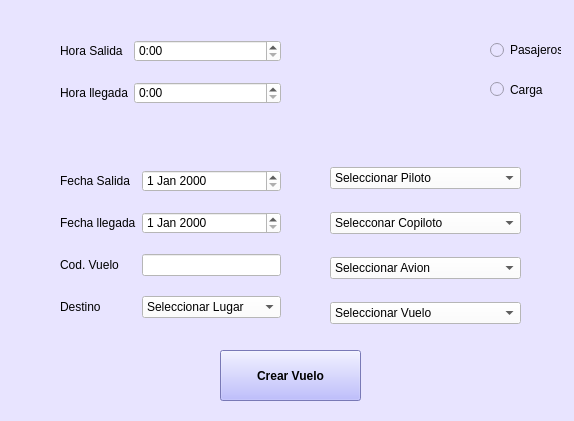
<?xml version="1.0" encoding="UTF-8"?>
<ui version="4.0">
 <class>MainWindow</class>
 <widget class="QMainWindow" name="MainWindow">
  <property name="geometry">
   <rect>
    <x>0</x>
    <y>0</y>
    <width>574</width>
    <height>421</height>
   </rect>
  </property>
  <property name="windowTitle">
   <string>Programar Vuelo</string>
  </property>
  <property name="styleSheet">
   <string notr="true">background-color: rgb(232, 228, 255);</string>
  </property>
  <widget class="QWidget" name="centralwidget">
   <widget class="QRadioButton" name="radioButton_3">
    <property name="geometry">
     <rect>
      <x>490</x>
      <y>80</y>
      <width>53</width>
      <height>19</height>
     </rect>
    </property>
    <property name="styleSheet">
     <string notr="true">background-color: rgb(232, 228, 255);</string>
    </property>
    <property name="text">
     <string>Carga</string>
    </property>
   </widget>
   <widget class="QRadioButton" name="radioButton_2">
    <property name="geometry">
     <rect>
      <x>490</x>
      <y>40</y>
      <width>71</width>
      <height>20</height>
     </rect>
    </property>
    <property name="styleSheet">
     <string notr="true">background-color: rgb(232, 228, 255);</string>
    </property>
    <property name="text">
     <string>Pasajeros</string>
    </property>
   </widget>
   <widget class="QLabel" name="label_3">
    <property name="geometry">
     <rect>
      <x>330</x>
      <y>30</y>
      <width>131</width>
      <height>91</height>
     </rect>
    </property>
    <property name="styleSheet">
     <string notr="true">border-image: url(:/cct/iconoprogramarvuelo.jpg);</string>
    </property>
    <property name="text">
     <string>&lt;html&gt;&lt;head/&gt;&lt;body&gt;&lt;p&gt;&lt;br/&gt;&lt;/p&gt;&lt;/body&gt;&lt;/html&gt;</string>
    </property>
   </widget>
   <widget class="QPushButton" name="crearVuelo">
    <property name="geometry">
     <rect>
      <x>220</x>
      <y>350</y>
      <width>141</width>
      <height>51</height>
     </rect>
    </property>
    <property name="font">
     <font>
      <weight>75</weight>
      <bold>true</bold>
     </font>
    </property>
    <property name="styleSheet">
     <string notr="true">background-color: rgb(170, 170, 255);</string>
    </property>
    <property name="text">
     <string>Crear Vuelo</string>
    </property>
   </widget>
   <widget class="QWidget" name="verticalLayoutWidget">
    <property name="geometry">
     <rect>
      <x>330</x>
      <y>150</y>
      <width>191</width>
      <height>191</height>
     </rect>
    </property>
    <layout class="QVBoxLayout" name="verticalLayout">
     <item>
      <widget class="QComboBox" name="comboBox_3">
       <property name="styleSheet">
        <string notr="true">background-color: rgb(255, 255, 255);</string>
       </property>
       <item>
        <property name="text">
         <string>Seleccionar Piloto</string>
        </property>
       </item>
      </widget>
     </item>
     <item>
      <widget class="QComboBox" name="comboBox_5">
       <property name="styleSheet">
        <string notr="true">background-color: rgb(255, 255, 255);</string>
       </property>
       <item>
        <property name="text">
         <string>Selecconar Copiloto</string>
        </property>
       </item>
      </widget>
     </item>
     <item>
      <widget class="QComboBox" name="comboBox_6">
       <property name="styleSheet">
        <string notr="true">background-color: rgb(255, 255, 255);</string>
       </property>
       <item>
        <property name="text">
         <string>Seleccionar Avion</string>
        </property>
       </item>
      </widget>
     </item>
     <item>
      <widget class="QComboBox" name="comboBox_4">
       <property name="styleSheet">
        <string notr="true">background-color: rgb(255, 255, 255);</string>
       </property>
       <item>
        <property name="text">
         <string>Seleccionar Vuelo</string>
        </property>
       </item>
      </widget>
     </item>
    </layout>
   </widget>
   <widget class="QWidget" name="formLayoutWidget_6">
    <property name="geometry">
     <rect>
      <x>60</x>
      <y>170</y>
      <width>221</width>
      <height>171</height>
     </rect>
    </property>
    <layout class="QFormLayout" name="formLayout_6">
     <property name="verticalSpacing">
      <number>20</number>
     </property>
     <item row="0" column="0">
      <widget class="QLabel" name="label_19">
       <property name="styleSheet">
        <string notr="true">background-color: rgb(232, 228, 255);</string>
       </property>
       <property name="text">
        <string>Fecha Salida</string>
       </property>
      </widget>
     </item>
     <item row="0" column="1">
      <widget class="QDateEdit" name="dateEdit_3">
       <property name="styleSheet">
        <string notr="true">background-color: rgb(255, 255, 255);</string>
       </property>
      </widget>
     </item>
     <item row="1" column="0">
      <widget class="QLabel" name="label_21">
       <property name="styleSheet">
        <string notr="true">background-color: rgb(232, 228, 255);</string>
       </property>
       <property name="text">
        <string>Fecha llegada</string>
       </property>
      </widget>
     </item>
     <item row="1" column="1">
      <widget class="QDateEdit" name="dateEdit_4">
       <property name="styleSheet">
        <string notr="true">background-color: rgb(255, 255, 255);</string>
       </property>
      </widget>
     </item>
     <item row="2" column="0">
      <widget class="QLabel" name="label_23">
       <property name="styleSheet">
        <string notr="true">background-color: rgb(232, 228, 255);</string>
       </property>
       <property name="text">
        <string>Cod. Vuelo</string>
       </property>
      </widget>
     </item>
     <item row="2" column="1">
      <widget class="QLineEdit" name="lineEdit_13">
       <property name="styleSheet">
        <string notr="true">background-color: rgb(255, 255, 255);</string>
       </property>
      </widget>
     </item>
     <item row="3" column="0">
      <widget class="QLabel" name="label_24">
       <property name="styleSheet">
        <string notr="true">background-color: rgb(232, 228, 255);</string>
       </property>
       <property name="text">
        <string>Destino</string>
       </property>
      </widget>
     </item>
     <item row="3" column="1">
      <widget class="QComboBox" name="comboBox">
       <property name="styleSheet">
        <string notr="true">background-color: rgb(255, 255, 255);</string>
       </property>
       <item>
        <property name="text">
         <string>Seleccionar Lugar</string>
        </property>
       </item>
      </widget>
     </item>
    </layout>
   </widget>
   <widget class="QWidget" name="formLayoutWidget_7">
    <property name="geometry">
     <rect>
      <x>60</x>
      <y>40</y>
      <width>221</width>
      <height>71</height>
     </rect>
    </property>
    <layout class="QFormLayout" name="formLayout_7">
     <property name="verticalSpacing">
      <number>20</number>
     </property>
     <item row="0" column="0">
      <widget class="QLabel" name="label_20">
       <property name="styleSheet">
        <string notr="true">background-color: rgb(232, 228, 255);</string>
       </property>
       <property name="text">
        <string>Hora Salida</string>
       </property>
      </widget>
     </item>
     <item row="0" column="1">
      <widget class="QTimeEdit" name="timeEdit">
       <property name="styleSheet">
        <string notr="true">background-color: rgb(255, 255, 255);</string>
       </property>
       <property name="maximumTime">
        <time>
         <hour>23</hour>
         <minute>59</minute>
         <second>59</second>
        </time>
       </property>
       <property name="currentSection">
        <enum>QDateTimeEdit::HourSection</enum>
       </property>
       <property name="displayFormat">
        <string>h:mm</string>
       </property>
       <property name="time">
        <time>
         <hour>0</hour>
         <minute>0</minute>
         <second>0</second>
        </time>
       </property>
      </widget>
     </item>
     <item row="1" column="0">
      <widget class="QLabel" name="label_22">
       <property name="styleSheet">
        <string notr="true">background-color: rgb(232, 228, 255);</string>
       </property>
       <property name="text">
        <string>Hora llegada</string>
       </property>
      </widget>
     </item>
     <item row="1" column="1">
      <widget class="QTimeEdit" name="timeEdit_2">
       <property name="styleSheet">
        <string notr="true">background-color: rgb(255, 255, 255);</string>
       </property>
       <property name="displayFormat">
        <string>h:mm</string>
       </property>
      </widget>
     </item>
    </layout>
   </widget>
  </widget>
 </widget>
 <resources>
  <include location="logo usuario.qrc"/>
  <include location="logo usuario.qrc"/>
 </resources>
 <connections/>
</ui>
